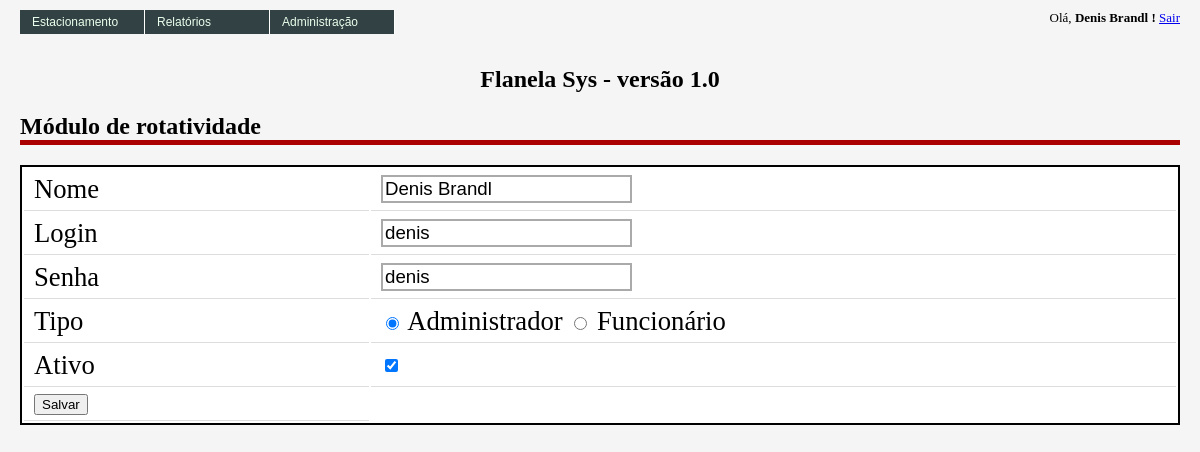
The page /admin/usuarios/cadastrar_usuario.php?cod_usuario=1 (signed in) on the database its author committed.
### tables this page shows
CREATE TABLE IF NOT EXISTS `fla_usuarios` (
  `cod_usuario` int(6) NOT NULL AUTO_INCREMENT,
  `nom_usuario` varchar(100) DEFAULT NULL,
  `des_login` varchar(100) DEFAULT NULL,
  `des_senha` varchar(100) DEFAULT NULL,
  `cod_tipo` int(1) NOT NULL DEFAULT '1',
  `ind_ativo` int(1) DEFAULT '1',
  PRIMARY KEY (`cod_usuario`)
);

### classes/fla_usuarios.class.php (called while the page is built, shortened)
<?php
  class fla_usuarios {
      private $cod_usuario;
      public function set_cod_usuario($cod_usuario) {
        $this->cod_usuario = $cod_usuario;
      }
      public function get_cod_usuario() {
          return $this->cod_usuario;
      }
      public function buscaUsuarios($objUsuario) {
            $objConexao = new fla_conexao();
    		if ($objUsuario->get_cod_usuario() != "" ) {
    		    $where = " WHERE cod_usuario = " . $objUsuario->get_cod_usuario();
    		}
            $SQL = "SELECT
                      cod_usuario,
                      nom_usuario,
                      des_login,
                      des_senha,
                      cod_tipo,
                      ind_ativo
                    FROM
                      fla_usuarios
				    " . $where . "
				      ORDER BY
					       nom_usuario";
    		$rsUsuarios = $objConexao->prepare($SQL);
    		$rsUsuarios->execute() or die ($objConexao->errorInfo());
    		$arrUsuarios = array();
    		$aux = 0;
    		while($cliente = $rsUsuarios->fetch(PDO::FETCH_ASSOC)){
    			$arrUsuarios[$aux]['cod_usuario']  = $cliente['cod_usuario'];
    			$arrUsuarios[$aux]['nom_usuario']  = $cliente['nom_usuario'];
    			$arrUsuarios[$aux]['des_login']    = $cliente['des_login'];
    			$arrUsuarios[$aux]['des_senha']    = $cliente['des_senha'];
    			$arrUsuarios[$aux]['cod_tipo']     = $cliente['cod_tipo'];
    			$arrUsuarios[$aux]['ind_ativo']    = $cliente['ind_ativo'];
    			$aux++;
    		}
    		return $arrUsuarios;
      }
  }
?>

### admin/usuarios/cadastrar_usuario.php (the view, shortened to what this page needs)
<?php
	include_once('../../includes/config.php');
	include_once($path_classes.'fla_usuarios.class.php');
	$objUsuarios     = new fla_usuarios();
	if (isset($_GET)) {
		$cod_usuario = $_GET["cod_usuario"];
	} else {
		$cod_usuario = 0;
	}
	if ($cod_usuario > 0) {
		$objUsuarios->set_cod_usuario($cod_usuario);
		$arrUsuario = $objUsuarios->buscaUsuarios($objUsuarios);
	}
?>
<html>
	<head>
		<link href="../../images/style.css" rel="stylesheet" type="text/css" />
		<link href="../images/style.css" rel="stylesheet" type="text/css" />
	</head>
	<body>
		<div class="content">
<?php
			include_once("../../menu.php");
?>
			<form method="POST" action="">
			<div class="data">
				<h1> Módulo de rotatividade </h1>
					<table>
						<tr>
							<td width="30%"> Nome </td>
							<td> <input class="text" type="text" value="<?php echo $arrUsuario[0]['nom_usuario']; ?>" id="nom_usuario" name="nom_usuario"></td>
						</tr>
						<tr>
							<td> Login </td>
							<td> <input class="text" type="text" value="<?php echo $arrUsuario[0]['des_login']; ?>" id="des_login" name="des_login"></td>
						</tr>
						<tr>
							<td> Senha </td>
							<td> <input class="text" type="text" value="<?php echo $arrUsuario[0]['des_senha']; ?>" id="des_senha" name="des_senha"></td>
						</tr>
						<tr>
							<td> Tipo </td>
                            <td>
                                <input type="radio" name="cod_tipo" value="2" <?php echo $arrUsuario[0]['cod_tipo'] == 2 ? 'checked' : '';?>> Administrador
                                <input type="radio" name="cod_tipo" value="1" <?php echo $arrUsuario[0]['cod_tipo'] == 1 ? 'checked' : '';?>> Funcionário
                            </td >
						</tr>
						<tr>
							<td> Ativo </td>
                            <td> <input type="checkbox" name="ind_ativo" value="1" <?php echo $arrUsuario[0]['ind_ativo'] == 1 ? 'checked' : '';?>>
                        </tr>
						<tr>
						    <td>
						        <input type="submit" value="Salvar">
						    </td>
						</tr>
					</table>
				</form>
			</div>
	</body>
</html>

### images/style.css (style rules this page uses)
body { font-family:tahoma; padding:0px; margin:0px; background:#f5f5f5; }
div.content { padding:10px 20px; }
div.content h1 { font-size:18pt; border-bottom:5px solid #a00; padding:0px; margin:10px 0px 20px; width:100%; }
div.content div.data table { border:2px solid #000; background:#fff; width:100%; }
div.content div.data table td { font-size:20pt; padding:5px 10px; border-bottom:1px solid #ddd; text-align: left; }
input.text { border:2px solid #aaa; font-size: 14pt; }

### rows shown on the page
fla_usuarios: nom_usuario "Denis Brandl", des_login "denis", des_senha "denis", cod_tipo "☑", ind_ativo "☑"

### other values the page prints
$_SESSION['NOM_USUARIO'] "Denis Brandl"
$titulo_pagina "Flanela Sys - versão 1.0"
